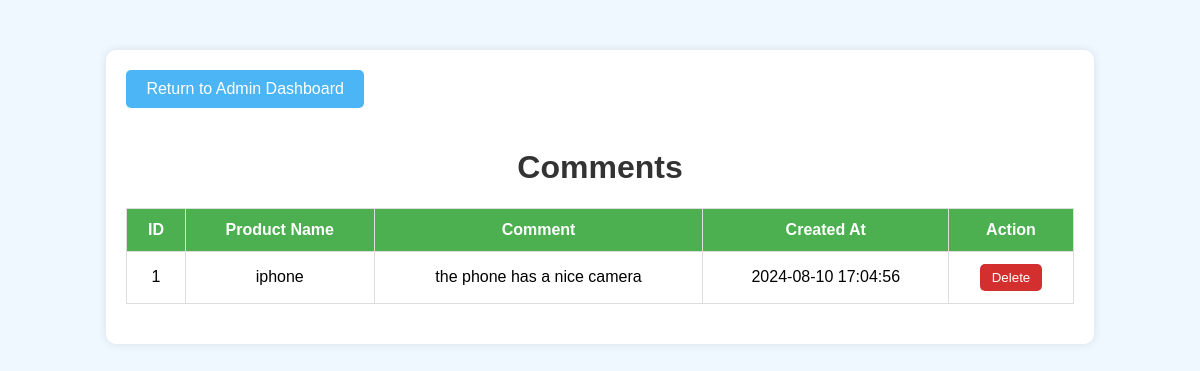
The page /view_comments.php (signed in) on the database its author committed.
### tables this page shows
CREATE TABLE IF NOT EXISTS `comments` (
  `id` int NOT NULL AUTO_INCREMENT,
  `product_id` int NOT NULL,
  `comment` text NOT NULL,
  `created_at` timestamp NULL DEFAULT CURRENT_TIMESTAMP,
  PRIMARY KEY (`id`),
  KEY `product_id` (`product_id`)
);

CREATE TABLE IF NOT EXISTS `products` (
  `id` int NOT NULL AUTO_INCREMENT,
  `name` varchar(255) NOT NULL,
  `description` text NOT NULL,
  `price` decimal(10,2) NOT NULL,
  `image` varchar(255) NOT NULL,
  PRIMARY KEY (`id`)
);

### view_comments.php (the view, shortened to what this page needs)
<?php
include 'db.php';
$query = "
    SELECT comments.id, products.name AS product_name, comments.comment, comments.created_at
    FROM comments
    JOIN products ON comments.product_id = products.id
    ORDER BY comments.created_at DESC
";
$result = $mysqli->query($query);
?>
<!DOCTYPE html>
<html lang="en">
<head>
</head>
<body>
    <div class="container">
        <a href="admin_dashboard.php" class="btn-dashboard">Return to Admin Dashboard</a>
        <h1 class="my-4">Comments</h1>
        <table>
            <thead>
                <tr>
                    <th>ID</th>
                    <th>Product Name</th>
                    <th>Comment</th>
                    <th>Created At</th>
                    <th>Action</th>
                </tr>
            </thead>
            <tbody>
                <?php while ($row = $result->fetch_assoc()): ?>
                <tr>
                    <td><?php echo htmlspecialchars($row['id']); ?></td>
                    <td><?php echo htmlspecialchars($row['product_name']); ?></td>
                    <td><?php echo htmlspecialchars($row['comment']); ?></td>
                    <td><?php echo htmlspecialchars($row['created_at']); ?></td>
                    <td>
                        <form action="delete_comment.php" method="post" onsubmit="return confirm('Are you sure you want to delete this comment?');">
                            <button type="submit" class="delete-btn">Delete</button>
                        </form>
                    </td>
                </tr>
                <?php endwhile; ?>
            </tbody>
        </table>
    </div>
</body>
</html>

### view_comments.php (style rules this page uses)
body { background-color: #f0f8ff; font-family: Arial, sans-serif; }
.container { width: 80%; margin: 50px auto; background-color: #ffffff; padding: 20px; border-radius: 10px; box-shadow: 0 0 10px rgba(0, 0, 0, 0.1); }
h1 { text-align: center; color: #333333; }
table { width: 100%; border-collapse: collapse; margin: 20px 0; }
table, th, td { border: 1px solid #dddddd; }
th, td { padding: 12px; text-align: center; }
th { background-color: #4CAF50; color: white; }
.delete-btn { background-color: #d32f2f; color: white; padding: 6px 12px; border: none; border-radius: 5px; cursor: pointer; }
.btn-dashboard { background-color: #4CB5F5; color: white; padding: 10px 20px; border: none; border-radius: 5px; cursor: pointer; text-decoration: none; display: inline-block; margin-bottom: 20px; }

### rows shown on the page
comments: id "1", product.name "iphone", comment "the phone has a nice camera", created_at "2024-08-10 17:04:56"
